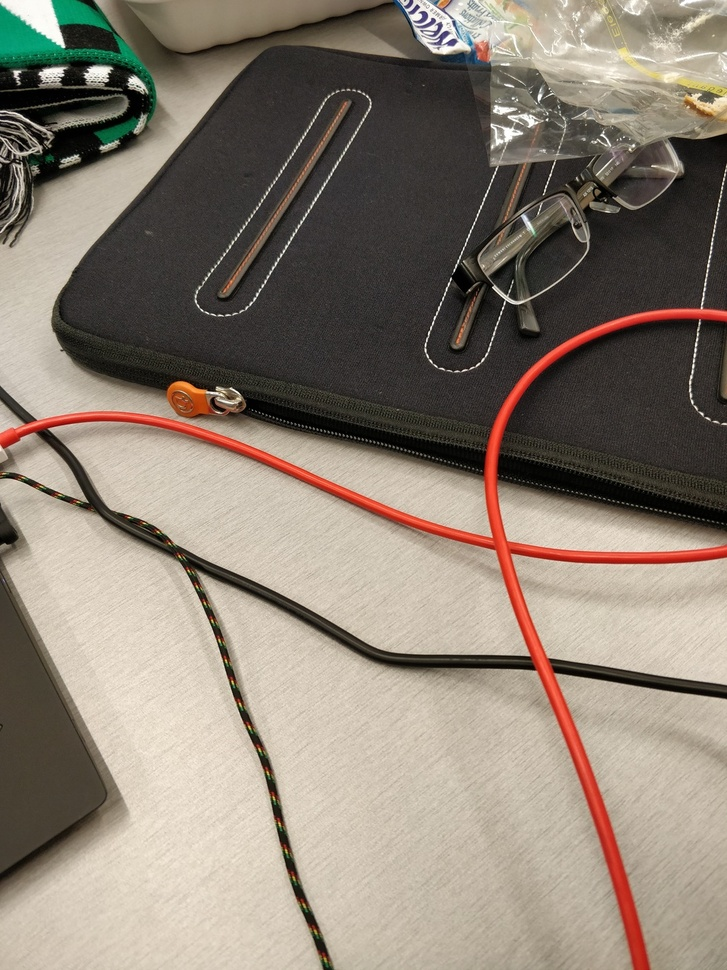
#> input picture 2fingers.jpg, 727 x 970 px, shrunk from 1080 x 1440 before the run
$ python orb.py
#> lines starting #> are read from the running program, lines starting #| are printed output that depends on the picture
import numpy as np
import cv2
from matplotlib import pyplot as plt
import math

MIN_MATCH_COUNT = 10 # TODO SET THIS HIGHER?

# note img1 and img2 swapped so trainImage and queryImage would
# be the same as in the tutorial.
img1 = cv2.imread('2fingers.jpg',0) # queryImage
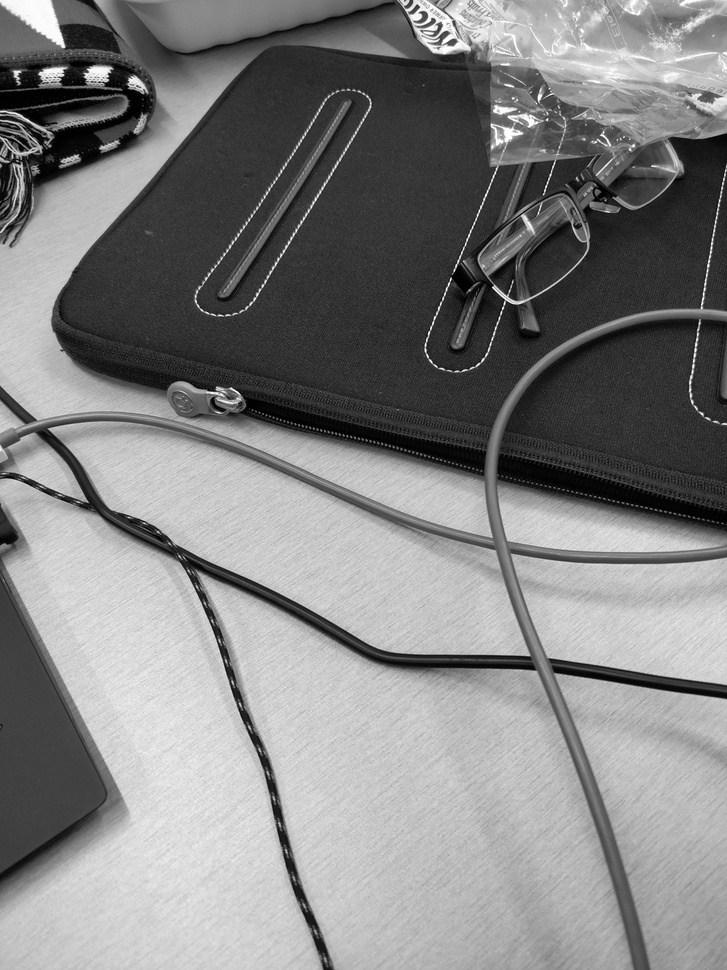
#> img1: shape (970, 727); min 0, max 255, mean 130.1
img2 = cv2.imread('1fingers.jpg',0) # trainImage
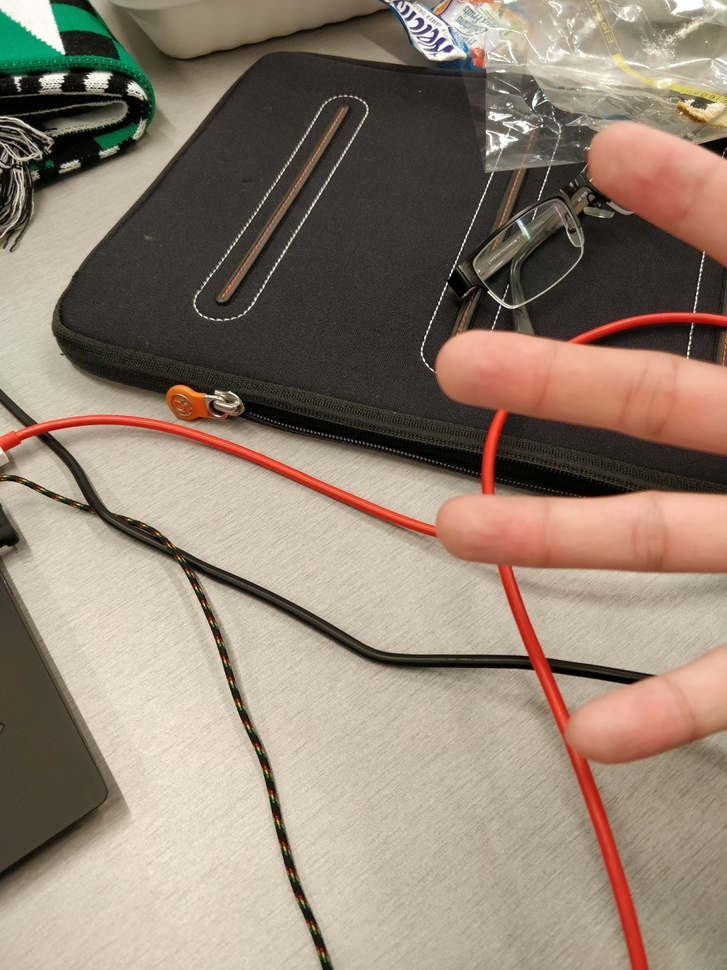
#> input picture 1fingers.jpg, 727 x 970 px, shrunk from 1080 x 1440 before the run
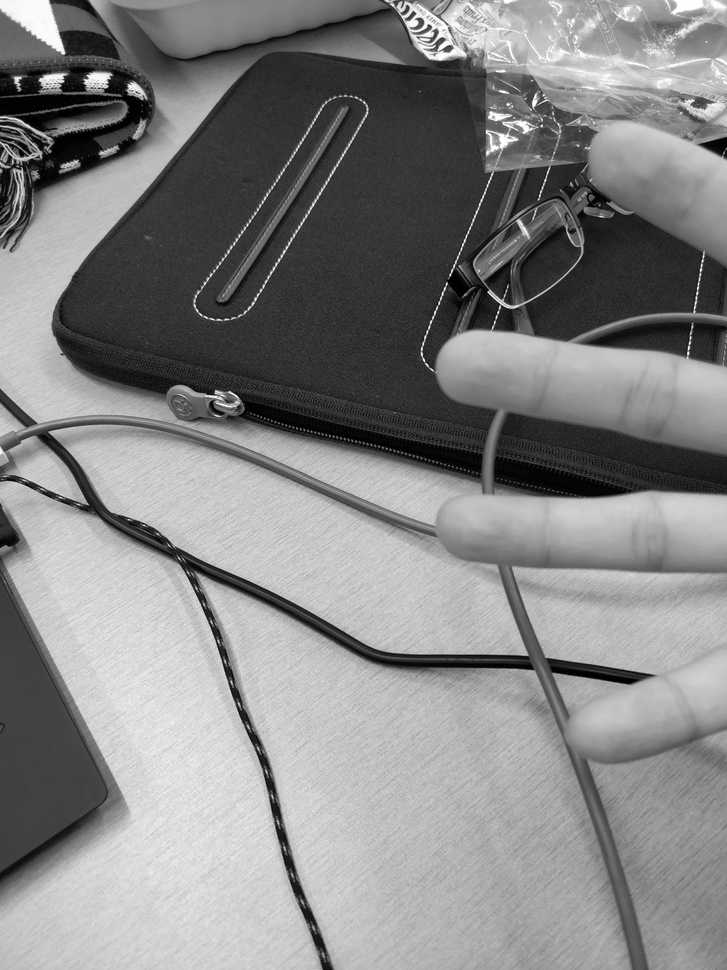
#> img2: shape (970, 727); min 0, max 255, mean 132.7

#> (the run stopped early here; a loop or call above may not have finished)
